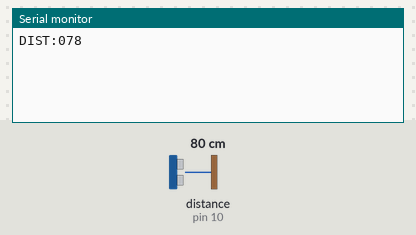
A sketch run on a simulated Arduino Uno, built with avr-gcc and run on an emulated ATmega328P. On the bench: the last lines printed to the serial monitor. Wiring (inferred from the names in the program): ultrasonic range finder: trigger pin 9; echo pin 10. The inputs (shaded band) are chosen by the test bench; at power-on: distance to the obstacle (sensor on pin 10) 80 cm. The echo pulse lasts 58.3 µs per cm.

Above: at 1.2 s.
1.3 s: distance to the obstacle (sensor on pin 10) set to 2 cm
At 2.6 s:
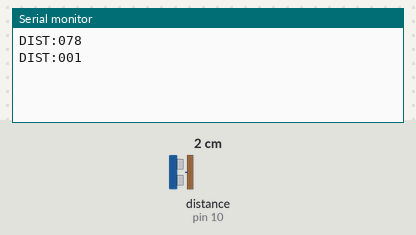
2.8 s: distance to the obstacle (sensor on pin 10) set to 4 cm
At 4.6 s:
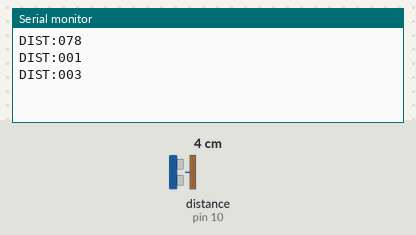
Timing chart, 0 to 6.1 s (numbered marks = the images above; inputs shaded):
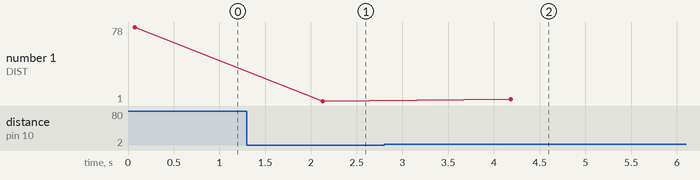

Measured:
- after the input at 1.3 s, the serial monitor: prints a new line after 0.83 s (image 1)
- after the input at 2.8 s, the serial monitor: prints a new line after 1.4 s (image 2)
- plotted number 1: 78 → 1 after the input at 1.3 s, 1 → 3 after the input at 2.8 s

The sketch:

arduino_ultrasonic.ino
```cpp
#include <Wire.h>

#define TRIG 9
#define ECHO 10
#define SLAVE_ADDR 8

char data[12];  // fixed 12 bytes

long readDistance() {
  digitalWrite(TRIG, LOW);
  delayMicroseconds(2);

  digitalWrite(TRIG, HIGH);
  delayMicroseconds(10);
  digitalWrite(TRIG, LOW);

  long duration = pulseIn(ECHO, HIGH, 30000);
  if (duration == 0) return -1;

  return duration * 0.034 / 2;
}

long getFilteredDistance() {
  long sum = 0;
  int valid = 0;

  for (int i = 0; i < 5; i++) {
    long d = readDistance();
    if (d > 0 && d < 400) {
      sum += d;
      valid++;
    }
    delay(10);
  }

  if (valid == 0) return -1;
  return sum / valid;
}

void sendData() {
  Wire.write((uint8_t*)data, 12);
}

void setup() {
  pinMode(TRIG, OUTPUT);
  pinMode(ECHO, INPUT);

  Wire.begin(SLAVE_ADDR);
  Wire.onRequest(sendData);

  Serial.begin(9600);
}

void loop() {
  long dist = getFilteredDistance();

  if (dist == -1) {
    snprintf(data, sizeof(data), "DIST:ERR ");
  } else {
    snprintf(data, sizeof(data), "DIST:%03ld", dist);
  }

  Serial.println(data);
  delay(2000);
}
```
